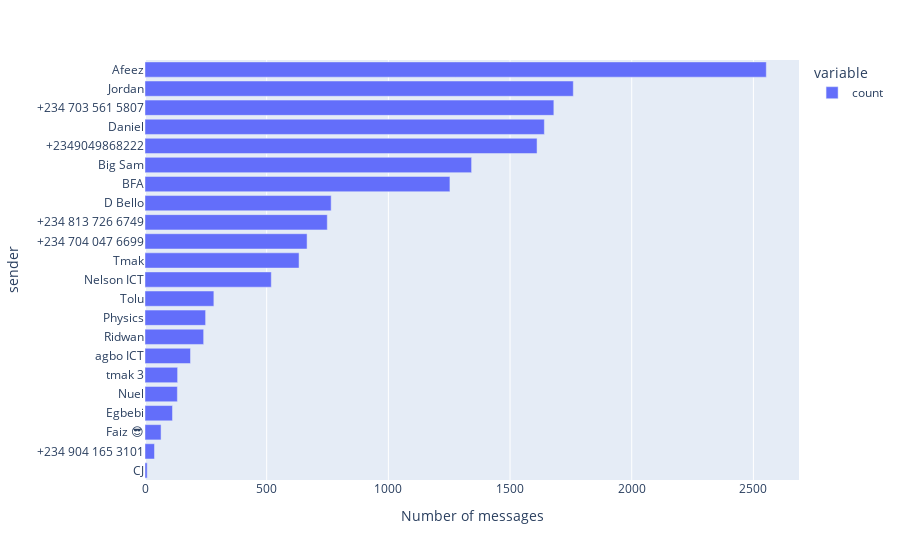

Notebook source saved alongside this figure:
### Code cell
fig = px.bar(whatsapp_df['sender'].value_counts().sort_values(ascending=True), orientation='h')
fig.update_layout(xaxis_title='Number of messages')
# fig.update_legends(False)
fig.show()

### Figure 1 — Plotly figure (JSON) as saved in the notebook; plotly's stock layout.template omitted (floating-point values rounded to 4 significant figures)
{"data": [{"hovertemplate": "variable=count<br>value=%{x}<br>sender=%{y}<extra></extra>", "legendgroup": "count", "marker": {"color": "#636efa", "pattern": {"shape": ""}}, "name": "count", "orientation": "h", "showlegend": true, "textposition": "auto", "type": "bar", "x": [9, 39, 66, 113, 133, 134, 187, 241, 249, 283, 519, 633, 666, 749, 765, 1253, 1342, 1611, 1641, 1680, 1760, 2553], "xaxis": "x", "y": ["CJ", "+234 904 165 3101", "Faiz 😎", "Egbebi", "Nuel", "tmak 3", "agbo ICT", "Ridwan", "Physics", "Tolu", "Nelson ICT", "Tmak", "+234 704 047 6699", "+234 813 726 6749", "D Bello", "BFA", "Big Sam", "+2349049868222", "Daniel", "+234 703 561 5807", "Jordan", "Afeez"], "yaxis": "y"}], "layout": {"barmode": "relative", "legend": {"title": {"text": "variable"}, "tracegroupgap": 0}, "margin": {"t": 60}, "xaxis": {"anchor": "y", "domain": [0, 1], "title": {"text": "Number of messages"}}, "yaxis": {"anchor": "x", "domain": [0, 1], "title": {"text": "sender"}}}}
